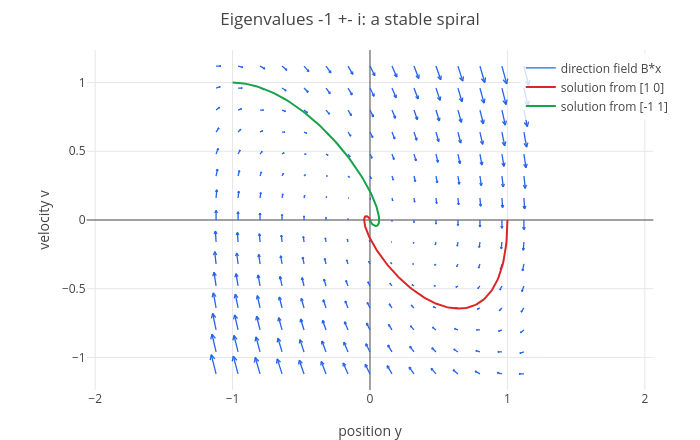

The code cell stored with this chart in its notebook:
### Markdown cell above
Complex eigenvalues $-1 \pm i$ give $e^{-t}\cos t$ and $e^{-t}\sin t$: the real part $-1$ is the decay rate, the
imaginary part $1$ the frequency. (Galileo writes the result with real sines and cosines, using
$e^{(a + bi)t} = e^{at}(\cos bt + i\sin bt)$.)

The **phase portrait** draws the plane of states $[y\ v]$ with the arrows $Bx$ (where the state moves) and two
solution curves, which spiral into the origin. Axes: the position $y$ across and the velocity $v$ up.

### Code cell
x1 = expm(B, t)*[1; 0];
x2 = expm(B, t)*[-1; 1];
p = show(fieldplot([y2, -2*y1 - 2*y2], y1, -1.2, 1.2, y2, -1.2, 1.2), parametric(x1(1), x1(2), t, 0, 8), parametric(x2(1), x2(2), t, 0, 8));
p = legend(p, "direction field B*x", "solution from [1 0]", "solution from [-1 1]");
labels(title(p, "Eigenvalues -1 +- i: a stable spiral"), "position y", "velocity v")

### Figure 1 — Plotly figure (JSON) as saved in the notebook; plotly's stock layout.template omitted (floating-point values rounded to 4 significant figures; data arrays with more than 128 entries replaced by an {"elided": "..."} marker saying what was removed)
{"data": [{"line": {"color": "#2563eb", "width": 1.3}, "mode": "lines", "name": "direction field B*x", "type": "scatter", "x": {"elided": "2016 float values"}, "y": {"elided": "2016 float values"}}, {"line": {"color": "#dc2626", "width": 2}, "mode": "lines", "name": "solution from [1 0]", "type": "scatter", "x": {"elided": "402 float values"}, "y": {"elided": "402 float values"}}, {"line": {"color": "#16a34a", "width": 2}, "mode": "lines", "name": "solution from [-1 1]", "type": "scatter", "x": {"elided": "402 float values"}, "y": {"elided": "402 float values"}}], "layout": {"height": 440, "legend": {"bgcolor": "rgba(255,255,255,0.8)", "x": 0.99, "xanchor": "right", "y": 0.99, "yanchor": "top"}, "margin": {"b": 50, "l": 60, "r": 20, "t": 50}, "showlegend": true, "title": {"text": "Eigenvalues -1 +- i: a stable spiral"}, "width": 700, "xaxis": {"constrain": "domain", "range": [-2.062, 2.062], "title": {"text": "position y"}, "zeroline": true}, "yaxis": {"constrain": "domain", "range": [-1.237, 1.237], "scaleanchor": "x", "scaleratio": 1, "title": {"text": "velocity v"}, "zeroline": true}}}
